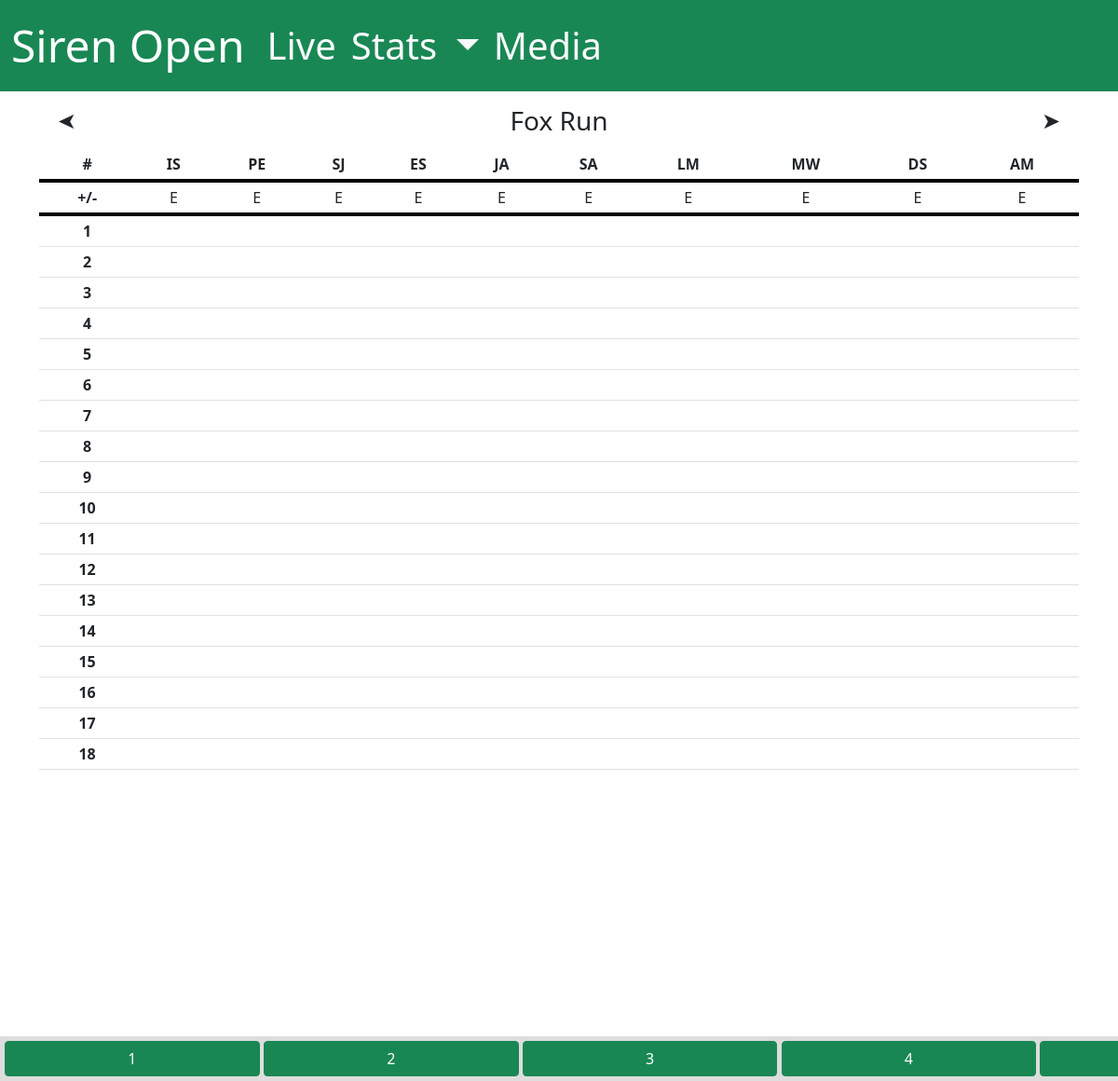
Before: /live with the older database file.
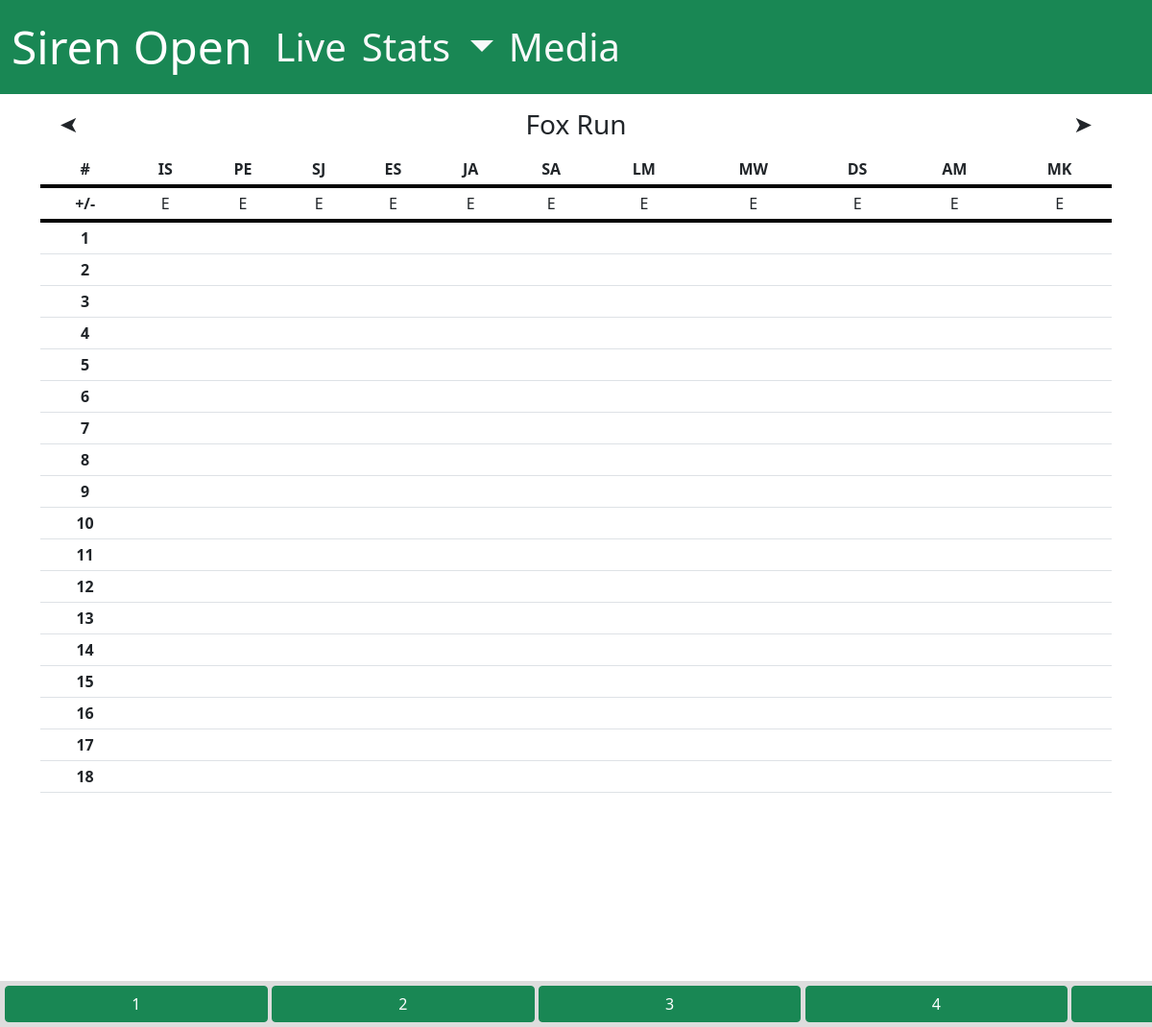
After: the same page with the newer database file.
### app/models.py (models this page shows, shortened)
class Course(db.Model):
    __tablename__ = 'course'
    id = mapped_column(Integer, primary_key=True)
    name = mapped_column(String(255), nullable=False)
    layouts = relationship("Layout", backref="course")

class Golfer(db.Model):
    __tablename__ = 'golfer'  # Explicitly set the table name
    id = mapped_column(Integer, primary_key=True)
    name = mapped_column(String(255), nullable=False)
    rounds = relationship("Round", backref="golfer")  # Relationship to Round

### app/routes/live.py (the view)
@app.route('/live')
@app.route('/live/<course>')
def live_summary(course: str = 'Fox Run'):
    return render_live_summary(course=course)

### app/templates/live/live_summary.html (shortened to what this page needs)
{% extends "base.html" %}
{% block content %}
<link rel="stylesheet" href="{{ url_for('static', filename='css/live.css') }}">
<div id="live-summary-content" class="scrollable-content">
    {% include "live/live_course_selection.html" %}
    <div class="scrollable-table-container">
        <table class="table table-sm table-equal-cells scrollable-table">
            <thead>
                <tr>
                    <th>#</th>
                    {% for g in score_summary.keys() %}
                    <th>{{ g.split(' ')[0][0]+g.split(' ')[1][0] }}</th>
                    {% endfor %}
                </tr>
            </thead>
            <thead>
                <tr>
                    <th>+/-</th>
                    {% for g,x in score_summary.items() %}
                    {% if score_summary[g]['total'] - score_summary[g]['par'] < 0 %} <th style="font-weight: normal;">{{
                        score_summary[g]['total'] - score_summary[g]['par'] }}</th>
                        {% elif score_summary[g]['total'] - score_summary[g]['par'] > 0 %}
                        <th style="font-weight: normal;">+{{ score_summary[g]['total'] - score_summary[g]['par'] }}</th>
                        {% else %}
                        <th style="font-weight: normal;">E</th>
                        {% endif %}
                        {% endfor %}
                </tr>
            </thead>
            <tbody>
                {% for hole_number,scores_by_golfer in scores.items() %}
                <tr>
                    <td style="font-weight: bold;">{{ hole_number }}</td>
                    {% for g in score_summary.keys() %}
                    {% if scores_by_golfer[g]['score'] %}
                    <td>{{ scores_by_golfer[g]['score'] }}</td>
                    {% else %}
                    <td></td>
                    {% endif %}
                    {% endfor %}
                </tr>
                {% endfor %}
            </tbody>
        </table>
    </div>
</div>
{% include "live/live_hole_selection.html" %}
{% endblock %}

### app/templates/base.html (shortened to what this page needs)
<!DOCTYPE html>
<html lang="en">
<head>
    <link href="https://cdn.jsdelivr.net/npm/bootstrap@5.1.3/dist/css/bootstrap.min.css" rel="stylesheet"
>
    <link href="{{ url_for('static', filename='css/style.css') }}" rel="stylesheet">
</head>
<body>
    <nav id="base-navbar" class="navbar navbar-expand-lg navbar-dark bg-success">
        <div class="container-fluid">
            <a class="navbar-brand" href="/home" style="font-size: 3rem;">Siren Open</a>
            <div class="collapse navbar-collapse" id="navbarSupportedContent">
                <ul class="navbar-nav me-auto mb-2 mb-lg-0">
                    <li class="nav-item">
                        <a class="nav-link fs-1 text-light" href="/live">Live</a>
                    </li>
                    <li class="nav-item dropdown">
                        <a class="nav-link dropdown-toggle fs-1 text-light" href="#" id="navbarDropdown" role="button"
                            data-bs-toggle="dropdown" aria-expanded="false">
                            Stats
                        </a>
                    </li>
                    <li class="nav-item">
                        <a class="nav-link fs-1 text-light" href="/media">Media</a>
                    </li>
                </ul>
            </div>
        </div>
    </nav>
    <div class="container">
        {% block content %}{% endblock %}
    </div>
</body>
</html>

### app/templates/live/live_course_selection.html
<div class="navigation-container" style="border: none;">
    {% if hole %}
    <a class="arrow-button text-dark" style="transform: scaleX(-1);"
        href="{{ url_for('live_detail', course=all_courses[(all_courses.index(course)-1) % all_courses|length], hole=1) }}">&#x27A4;</a>
    {% else %}
    <a class="arrow-button text-dark" style="transform: scaleX(-1);"
        href="{{ url_for('live_summary', course=all_courses[(all_courses.index(course)-1) % all_courses|length]) }}">&#x27A4;</a>
    {% endif %}
    <a class="text-center fs-3 course-nav-text text-dark" href="{{ url_for('live_summary', course=course) }}">{{ course }}</a>
    {% if hole %}
    <a class="arrow-button text-dark"
        href="{{ url_for('live_detail', course=all_courses[(all_courses.index(course)+1) % all_courses|length], hole=1) }}">&#x27A4;</a>
    {% else %}
    <a class="arrow-button text-dark"
        href="{{ url_for('live_summary', course=all_courses[(all_courses.index(course)+1) % all_courses|length]) }}">&#x27A4;</a>
    {% endif %}
</div>

### app/templates/live/live_hole_selection.html
<div id="live-hole-selection" class="fixed-bottom-div">
    {% for i in range(num_holes) %}
    <a type="button" class="btn btn-success mx-0" style="width: 23%"
        href="{{ url_for('live_detail', course=course, hole=i+1) }}">{{ i+1 }}</a>
    {% endfor %}
</div>

### app/static/css/style.css (style rules this page uses)
.scrollable-table-container { overflow: auto; }
.scrollable-table { text-align: center; overflow-x: auto; font-size: medium; }
.scrollable-table th { border-bottom: 4px solid #000; }

### app/static/css/live.css (style rules this page uses)
* { box-sizing: border-box; }
body { margin: 0; padding: 0; height: 100vh; }
.scrollable-content { overflow-y: auto; }
.fixed-bottom-div { overflow-x: scroll; white-space: nowrap; position: fixed; bottom: 0; left: 0; width: 100%; background-color: #dddddd; padding: 5px; text-align: center; z-index: 1000; }
.navigation-container { display: flex; align-items: center; justify-content: space-between; padding: 10px 20px; border: 1px solid #dee2e6; }
.arrow-button { font-size: 1.5em; color: #ffffff; cursor: pointer; text-decoration: none; }
.course-nav-text { color: #ffffff; cursor: pointer; text-decoration: none; }

Changed rows visible on the page:
added Golfer: name "MK", shows "E"
